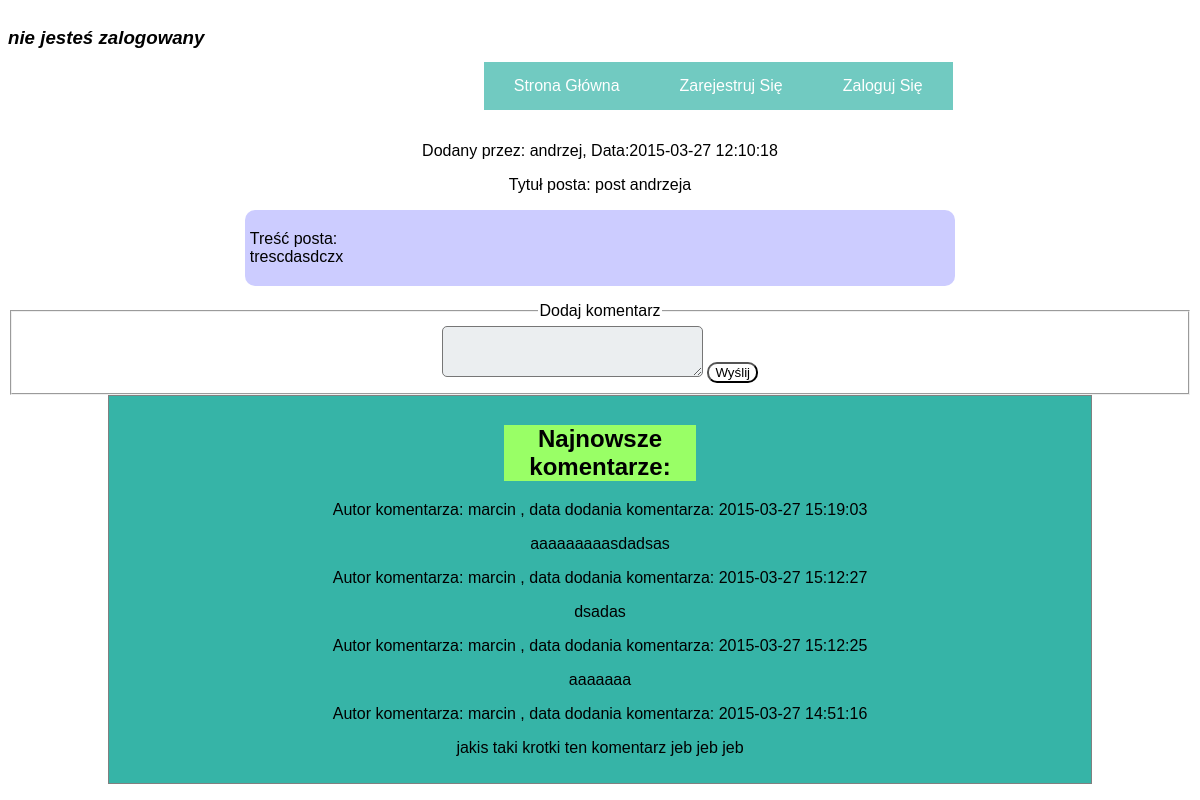
The page /post.php?page_id=5 on the database its author committed.
### tables this page shows
CREATE TABLE `Posts` (
  `post_id` int(11) NOT NULL AUTO_INCREMENT,
  `user_id` int(11) NOT NULL,
  `post_name` varchar(30) DEFAULT NULL,
  `post_input` varchar(140) DEFAULT NULL,
  `post_date` datetime DEFAULT NULL,
  PRIMARY KEY (`post_id`),
  KEY `user_id` (`user_id`),
  CONSTRAINT `Posts_ibfk_1` FOREIGN KEY (`user_id`) REFERENCES `Users` (`id`)
);

CREATE TABLE `Users` (
  `id` int(11) NOT NULL AUTO_INCREMENT,
  `name` varchar(30) NOT NULL,
  `password` varchar(60) NOT NULL,
  PRIMARY KEY (`id`),
  UNIQUE KEY `name` (`name`)
);

CREATE TABLE `Comments` (
  `comment_id` int(11) NOT NULL AUTO_INCREMENT,
  `user_id` int(11) NOT NULL,
  `post_id` int(11) NOT NULL,
  `comment_text` varchar(60) DEFAULT NULL,
  `comment_date` datetime DEFAULT NULL,
  PRIMARY KEY (`comment_id`),
  KEY `user_id` (`user_id`),
  KEY `post_id` (`post_id`),
  CONSTRAINT `Comments_ibfk_1` FOREIGN KEY (`user_id`) REFERENCES `Users` (`id`),
  CONSTRAINT `Comments_ibfk_2` FOREIGN KEY (`post_id`) REFERENCES `Posts` (`post_id`)
);

### post.php (the view, shortened to what this page needs)
<?php
include("header.php");
?>
<main>
	<?php
		$post=$_GET['page_id'];
		$sql='SELECT * FROM Users JOIN Posts on Users.id=Posts.user_id WHERE Posts.post_id="'.$_GET['page_id'].'"';
		$result=$conn->query($sql);
		if($result->num_rows > 0) {
			while($row=$result->fetch_assoc()) {
				echo ("<p class='post-author'>
							Dodany przez: {$row['name']}, Data:{$row['post_date']}
					</p>
					");
					echo ("<p class='post-title'>
							Tytuł posta: {$row['post_name']}
						</p>
					");
					echo ("<p class='post-content'>
							Treść posta: <br>
							{$row['post_input']}
							</p>
					");
					echo (" <fieldset>
								<legend>Dodaj komentarz</legend>
								<form method='POST' name='comment_form' action='#'>
									<textarea rows='3' cols='30' name='comment_input' maxlength='60'></textarea>
									<button type='submit' name='comment_submit_button'>Wyślij</button>
									<input type='hidden' value='{$post}' name='post_id'>
								</form>
							</fieldset>
						");
			}
		}
		else {
			"Nie ma takiego postu.";
		}
		echo ("<div class='comments-container'>");
		echo ("<h2>Najnowsze komentarze: </h2>");
		$sql='SELECT * FROM Comments JOIN Posts on Comments.post_id=Posts.post_id JOIN Users on Comments.user_id=Users.id WHERE Comments.post_id="'.$post.'" ORDER BY Comments.comment_date DESC';
		$result=$conn->query($sql);
		if($result->num_rows > 0 ) {
			while ($row=$result->fetch_assoc()) {
				echo("<p class='comment-author'>
					Autor komentarza: {$row['name']} , data dodania komentarza: {$row['comment_date']}
					</p>
				");
				echo("<p class='comment-content'>
					{$row['comment_text']}
					</p>
				");
			}
		}
		else {
			echo ("Brak komentarzy");
		}
		echo("</div>");
	?>
</main>

### style.css (style rules this page uses)
body { text-align:center; font-family: "Futura PT","Verdana","Arial", sans-serif; }
div { border:1px solid grey; padding: 10px 10px; background:#36b4a7; margin-left:100px; margin-right:100px; }
.post-title { background:none; margin-left:20%; margin-right:20%; }
.post-content { background: #CCCCFF; padding-top:20px; margin-left:20%; margin-right:20%; padding-bottom:20px; border-radius:10px; text-align:left; padding-left:5px; padding-right:5px; }
h2 { background: #99FF66; margin-left:40%; margin-right:40%; }
form textarea { background:#EBEEF0; border-radius:5px; }
button { background:white; border-radius:10px; }

### rows shown on the page
posts: user.name "andrzej", post_date "2015-03-27 12:10:18", post_name "post andrzeja", post_input "trescdasdczx"
comments: user.name "marcin", comment_date "2015-03-27 15:19:03", comment_text "aaaaaaaaasdadsas"
comments: user.name "marcin", comment_date "2015-03-27 15:12:27", comment_text "dsadas"
comments: user.name "marcin", comment_date "2015-03-27 15:12:25", comment_text "aaaaaaa"
comments: user.name "marcin", comment_date "2015-03-27 14:51:16", comment_text "jakis taki krotki ten komentarz jeb jeb jeb"
